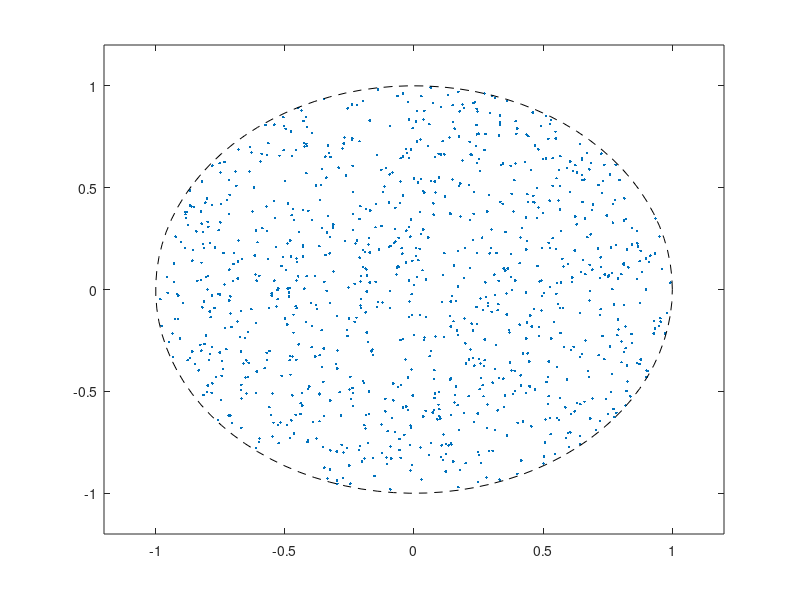

Recreate this plot in MATLAB. (Note: this script raises an error after producing the figure.)
clear
clc
close all

N = 1000;
R = 1;
Omega = N/R^2;
gamma0 = 0.005;
rho0 = N/pi/R^2;
Rt = @(tt) R*sqrt(1 + 2*pi*rho0*gamma0*tt);
kappa = ones(1,N);
theta = linspace(0,2*pi,100);
z0 = R*sqrt(rand(N,1)).*exp(1i*2*pi*rand(N,1));

figure(1)
clf
plot(z0,'.')
xlim([-1 1]*R*1.2)
ylim(xlim)
hold on
plot(exp(1i*theta),'--k')

%%
Nt = 1;
tf = 12/Omega/gamma0;
ss = @(tt) log(1+rho0*gamma0*2*pi*tt)/R^2/rho0/gamma0/2/pi;
options = odeset('RelTol',1e-6,'AbsTol',1e-6);
s = linspace(0,tf,Nt);

    [t,ztemp] = ode45(@(t,z) PointVortexPlane(t,z,kappa,gamma0,N,rho0,R),[0 s],z0,options);
    z = ztemp(end,:).';
    %[~,I] = max(abs(z));
    %z(I) = (abs(z(I))+0.1)*exp(1i*angle(z(I)));


%%
z0 = z;
Nt = 1000
s = linspace(0,0.1*tf,Nt);
z = zeros(Nt,N);
for ii = 1:Nt
    disp(num2str(ii))
[t,ztemp] = ode45(@(t,z) PointVortexPlane(t,z,kappa,0,N,rho0,R),[0 s(2)-s(1)],z0,options);
z0 = ztemp(end,:);
z(ii,:) = ztemp(end,:);
end
%%
% rad(kk) = max(abs(z(end,:)))
% E(kk) = Energy(z(end,:),N)/N^2
% M(kk) = mean(abs(z(end,:)).^2)

h = figure(3);
axis square
for jj = 1:1:Nt
    cla
    %plot(z(jj,:)/Rt(t(jj))*(1+rho0*gamma0*2*pi*t(jj))^(-1i*Omega/gamma0/2/pi/rho0),'.')
    plot(z(jj,:),'.r')
    hold on
    plot(exp(1i*theta),'-k')
    xlim([-1 1]*1.5)
    ylim(xlim)
    title(num2str(jj))
    drawnow
    F(jj) = getframe(gcf);
    E(jj) = Energy(z(jj,:),N);
end
%%
Nbins = 100;
dx = 1/Nbins
[rho,r] = hist(abs(z(:)),Nbins)

dr = r(2)-r(1);
rho = rho./r/dr/sum(rho);
figure
plot(r,rho,'.--')

% figure(10)
% hold on
% plot(Omega*t,E/N^2)

%%
% % create the video writer with 1 fps
%   writerObj = VideoWriter('vortexmatter.avi');
%   writerObj.FrameRate = 60;
%   % set the seconds per image
%     % open the video writer
%     open(writerObj);
%     % write the frames to the video
% for i=1:length(F)
%     % convert the image to a frame
%     frame = F(i) ;    
%     writeVideo(writerObj, frame);
% end
% % close the writer object
% close(writerObj);

%end



    